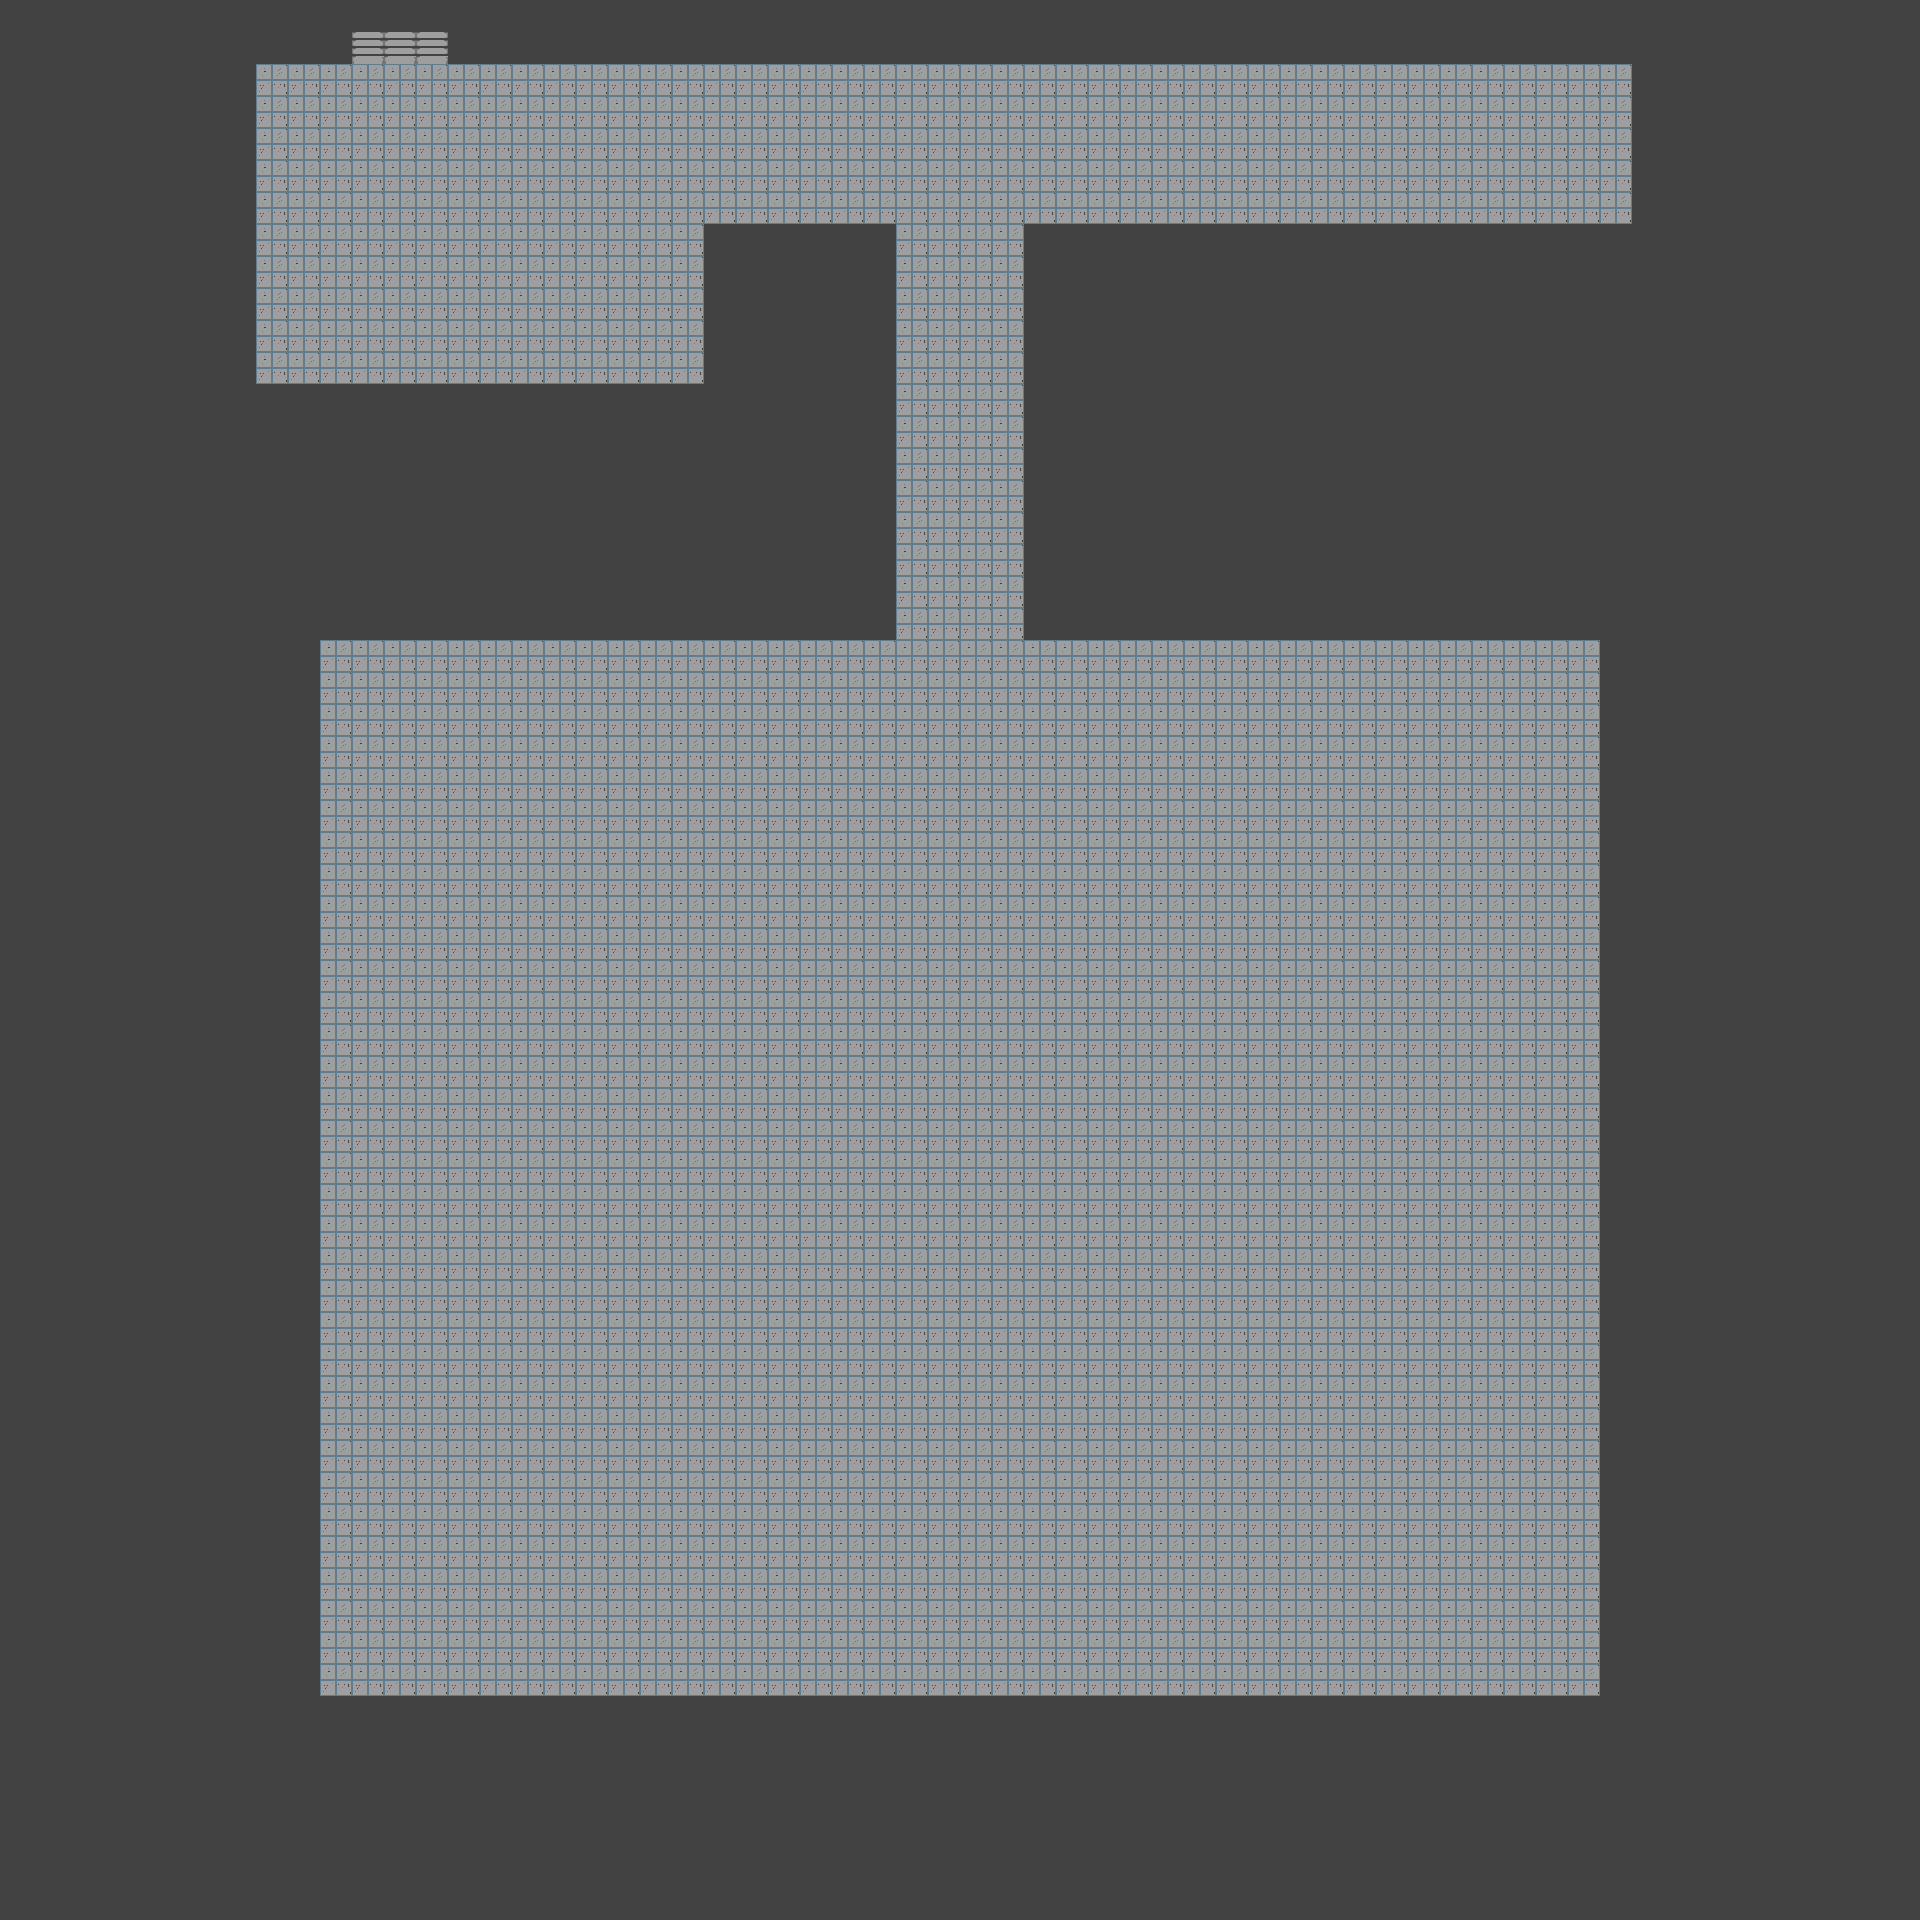

Below is a game level as drawn by its tile map, then a one-line description and the .tmx file that defines it, in full:
An orthogonal 60x60 tile map with 32x32 px tiles, 1 tile layer (Tile Layer 1).

<map version="1.9" tiledversion="1.9.2" orientation="orthogonal" renderorder="right-down" width="60" height="60" tilewidth="32" tileheight="32" infinite="0" nextlayerid="2" nextobjectid="1">
 <editorsettings>
  <export target="tomb_L4.csv" format="csv" />
 </editorsettings>
 <tileset firstgid="1" source="tomb_inside.tsx" />
 <layer id="1" name="Tile Layer 1" width="60" height="60">
  <data encoding="csv">
7,7,7,7,7,7,7,7,7,7,7,7,7,7,7,7,7,7,7,7,7,7,7,7,7,7,7,7,7,7,7,7,7,7,7,7,7,7,7,7,7,7,7,7,7,7,7,7,7,7,7,7,7,7,7,7,7,7,7,7,
7,7,7,7,7,7,7,7,7,7,7,2,2,2,7,7,7,7,7,7,7,7,7,7,7,7,7,7,7,7,7,7,7,7,7,7,7,7,7,7,7,7,7,7,7,7,7,7,7,7,7,7,7,7,7,7,7,7,7,7,
7,7,7,7,7,7,7,7,1,1,1,1,1,1,1,1,1,1,1,1,1,1,1,1,1,1,1,1,1,1,1,1,1,1,1,1,1,1,1,1,1,1,1,1,1,1,1,1,1,1,1,7,7,7,7,7,7,7,7,7,
7,7,7,7,7,7,7,7,1,1,1,1,1,1,1,1,1,1,1,1,1,1,1,1,1,1,1,1,1,1,1,1,1,1,1,1,1,1,1,1,1,1,1,1,1,1,1,1,1,1,1,7,7,7,7,7,7,7,7,7,
7,7,7,7,7,7,7,7,1,1,1,1,1,1,1,1,1,1,1,1,1,1,1,1,1,1,1,1,1,1,1,1,1,1,1,1,1,1,1,1,1,1,1,1,1,1,1,1,1,1,1,7,7,7,7,7,7,7,7,7,
7,7,7,7,7,7,7,7,1,1,1,1,1,1,1,1,1,1,1,1,1,1,1,1,1,1,1,1,1,1,1,1,1,1,1,1,1,1,1,1,1,1,1,1,1,1,1,1,1,1,1,7,7,7,7,7,7,7,7,7,
7,7,7,7,7,7,7,7,1,1,1,1,1,1,1,1,1,1,1,1,1,1,1,1,1,1,1,1,1,1,1,1,1,1,1,1,1,1,1,1,1,1,1,1,1,1,1,1,1,1,1,7,7,7,7,7,7,7,7,7,
7,7,7,7,7,7,7,7,1,1,1,1,1,1,1,1,1,1,1,1,1,1,7,7,7,7,7,7,1,1,1,1,7,7,7,7,7,7,7,7,7,7,7,7,7,7,7,7,7,7,7,7,7,7,7,7,7,7,7,7,
7,7,7,7,7,7,7,7,1,1,1,1,1,1,1,1,1,1,1,1,1,1,7,7,7,7,7,7,1,1,1,1,7,7,7,7,7,7,7,7,7,7,7,7,7,7,7,7,7,7,7,7,7,7,7,7,7,7,7,7,
7,7,7,7,7,7,7,7,1,1,1,1,1,1,1,1,1,1,1,1,1,1,7,7,7,7,7,7,1,1,1,1,7,7,7,7,7,7,7,7,7,7,7,7,7,7,7,7,7,7,7,7,7,7,7,7,7,7,7,7,
7,7,7,7,7,7,7,7,1,1,1,1,1,1,1,1,1,1,1,1,1,1,7,7,7,7,7,7,1,1,1,1,7,7,7,7,7,7,7,7,7,7,7,7,7,7,7,7,7,7,7,7,7,7,7,7,7,7,7,7,
7,7,7,7,7,7,7,7,1,1,1,1,1,1,1,1,1,1,1,1,1,1,7,7,7,7,7,7,1,1,1,1,7,7,7,7,7,7,7,7,7,7,7,7,7,7,7,7,7,7,7,7,7,7,7,7,7,7,7,7,
7,7,7,7,7,7,7,7,7,7,7,7,7,7,7,7,7,7,7,7,7,7,7,7,7,7,7,7,1,1,1,1,7,7,7,7,7,7,7,7,7,7,7,7,7,7,7,7,7,7,7,7,7,7,7,7,7,7,7,7,
7,7,7,7,7,7,7,7,7,7,7,7,7,7,7,7,7,7,7,7,7,7,7,7,7,7,7,7,1,1,1,1,7,7,7,7,7,7,7,7,7,7,7,7,7,7,7,7,7,7,7,7,7,7,7,7,7,7,7,7,
7,7,7,7,7,7,7,7,7,7,7,7,7,7,7,7,7,7,7,7,7,7,7,7,7,7,7,7,1,1,1,1,7,7,7,7,7,7,7,7,7,7,7,7,7,7,7,7,7,7,7,7,7,7,7,7,7,7,7,7,
7,7,7,7,7,7,7,7,7,7,7,7,7,7,7,7,7,7,7,7,7,7,7,7,7,7,7,7,1,1,1,1,7,7,7,7,7,7,7,7,7,7,7,7,7,7,7,7,7,7,7,7,7,7,7,7,7,7,7,7,
7,7,7,7,7,7,7,7,7,7,7,7,7,7,7,7,7,7,7,7,7,7,7,7,7,7,7,7,1,1,1,1,7,7,7,7,7,7,7,7,7,7,7,7,7,7,7,7,7,7,7,7,7,7,7,7,7,7,7,7,
7,7,7,7,7,7,7,7,7,7,7,7,7,7,7,7,7,7,7,7,7,7,7,7,7,7,7,7,1,1,1,1,7,7,7,7,7,7,7,7,7,7,7,7,7,7,7,7,7,7,7,7,7,7,7,7,7,7,7,7,
7,7,7,7,7,7,7,7,7,7,7,7,7,7,7,7,7,7,7,7,7,7,7,7,7,7,7,7,1,1,1,1,7,7,7,7,7,7,7,7,7,7,7,7,7,7,7,7,7,7,7,7,7,7,7,7,7,7,7,7,
7,7,7,7,7,7,7,7,7,7,7,7,7,7,7,7,7,7,7,7,7,7,7,7,7,7,7,7,1,1,1,1,7,7,7,7,7,7,7,7,7,7,7,7,7,7,7,7,7,7,7,7,7,7,7,7,7,7,7,7,
7,7,7,7,7,7,7,7,7,7,1,1,1,1,1,1,1,1,1,1,1,1,1,1,1,1,1,1,1,1,1,1,1,1,1,1,1,1,1,1,1,1,1,1,1,1,1,1,1,1,7,7,7,7,7,7,7,7,7,7,
7,7,7,7,7,7,7,7,7,7,1,1,1,1,1,1,1,1,1,1,1,1,1,1,1,1,1,1,1,1,1,1,1,1,1,1,1,1,1,1,1,1,1,1,1,1,1,1,1,1,7,7,7,7,7,7,7,7,7,7,
7,7,7,7,7,7,7,7,7,7,1,1,1,1,1,1,1,1,1,1,1,1,1,1,1,1,1,1,1,1,1,1,1,1,1,1,1,1,1,1,1,1,1,1,1,1,1,1,1,1,7,7,7,7,7,7,7,7,7,7,
7,7,7,7,7,7,7,7,7,7,1,1,1,1,1,1,1,1,1,1,1,1,1,1,1,1,1,1,1,1,1,1,1,1,1,1,1,1,1,1,1,1,1,1,1,1,1,1,1,1,7,7,7,7,7,7,7,7,7,7,
7,7,7,7,7,7,7,7,7,7,1,1,1,1,1,1,1,1,1,1,1,1,1,1,1,1,1,1,1,1,1,1,1,1,1,1,1,1,1,1,1,1,1,1,1,1,1,1,1,1,7,7,7,7,7,7,7,7,7,7,
7,7,7,7,7,7,7,7,7,7,1,1,1,1,1,1,1,1,1,1,1,1,1,1,1,1,1,1,1,1,1,1,1,1,1,1,1,1,1,1,1,1,1,1,1,1,1,1,1,1,7,7,7,7,7,7,7,7,7,7,
7,7,7,7,7,7,7,7,7,7,1,1,1,1,1,1,1,1,1,1,1,1,1,1,1,1,1,1,1,1,1,1,1,1,1,1,1,1,1,1,1,1,1,1,1,1,1,1,1,1,7,7,7,7,7,7,7,7,7,7,
7,7,7,7,7,7,7,7,7,7,1,1,1,1,1,1,1,1,1,1,1,1,1,1,1,1,1,1,1,1,1,1,1,1,1,1,1,1,1,1,1,1,1,1,1,1,1,1,1,1,7,7,7,7,7,7,7,7,7,7,
7,7,7,7,7,7,7,7,7,7,1,1,1,1,1,1,1,1,1,1,1,1,1,1,1,1,1,1,1,1,1,1,1,1,1,1,1,1,1,1,1,1,1,1,1,1,1,1,1,1,7,7,7,7,7,7,7,7,7,7,
7,7,7,7,7,7,7,7,7,7,1,1,1,1,1,1,1,1,1,1,1,1,1,1,1,1,1,1,1,1,1,1,1,1,1,1,1,1,1,1,1,1,1,1,1,1,1,1,1,1,7,7,7,7,7,7,7,7,7,7,
7,7,7,7,7,7,7,7,7,7,1,1,1,1,1,1,1,1,1,1,1,1,1,1,1,1,1,1,1,1,1,1,1,1,1,1,1,1,1,1,1,1,1,1,1,1,1,1,1,1,7,7,7,7,7,7,7,7,7,7,
7,7,7,7,7,7,7,7,7,7,1,1,1,1,1,1,1,1,1,1,1,1,1,1,1,1,1,1,1,1,1,1,1,1,1,1,1,1,1,1,1,1,1,1,1,1,1,1,1,1,7,7,7,7,7,7,7,7,7,7,
7,7,7,7,7,7,7,7,7,7,1,1,1,1,1,1,1,1,1,1,1,1,1,1,1,1,1,1,1,1,1,1,1,1,1,1,1,1,1,1,1,1,1,1,1,1,1,1,1,1,7,7,7,7,7,7,7,7,7,7,
7,7,7,7,7,7,7,7,7,7,1,1,1,1,1,1,1,1,1,1,1,1,1,1,1,1,1,1,1,1,1,1,1,1,1,1,1,1,1,1,1,1,1,1,1,1,1,1,1,1,7,7,7,7,7,7,7,7,7,7,
7,7,7,7,7,7,7,7,7,7,1,1,1,1,1,1,1,1,1,1,1,1,1,1,1,1,1,1,1,1,1,1,1,1,1,1,1,1,1,1,1,1,1,1,1,1,1,1,1,1,7,7,7,7,7,7,7,7,7,7,
7,7,7,7,7,7,7,7,7,7,1,1,1,1,1,1,1,1,1,1,1,1,1,1,1,1,1,1,1,1,1,1,1,1,1,1,1,1,1,1,1,1,1,1,1,1,1,1,1,1,7,7,7,7,7,7,7,7,7,7,
7,7,7,7,7,7,7,7,7,7,1,1,1,1,1,1,1,1,1,1,1,1,1,1,1,1,1,1,1,1,1,1,1,1,1,1,1,1,1,1,1,1,1,1,1,1,1,1,1,1,7,7,7,7,7,7,7,7,7,7,
7,7,7,7,7,7,7,7,7,7,1,1,1,1,1,1,1,1,1,1,1,1,1,1,1,1,1,1,1,1,1,1,1,1,1,1,1,1,1,1,1,1,1,1,1,1,1,1,1,1,7,7,7,7,7,7,7,7,7,7,
7,7,7,7,7,7,7,7,7,7,1,1,1,1,1,1,1,1,1,1,1,1,1,1,1,1,1,1,1,1,1,1,1,1,1,1,1,1,1,1,1,1,1,1,1,1,1,1,1,1,7,7,7,7,7,7,7,7,7,7,
7,7,7,7,7,7,7,7,7,7,1,1,1,1,1,1,1,1,1,1,1,1,1,1,1,1,1,1,1,1,1,1,1,1,1,1,1,1,1,1,1,1,1,1,1,1,1,1,1,1,7,7,7,7,7,7,7,7,7,7,
7,7,7,7,7,7,7,7,7,7,1,1,1,1,1,1,1,1,1,1,1,1,1,1,1,1,1,1,1,1,1,1,1,1,1,1,1,1,1,1,1,1,1,1,1,1,1,1,1,1,7,7,7,7,7,7,7,7,7,7,
7,7,7,7,7,7,7,7,7,7,1,1,1,1,1,1,1,1,1,1,1,1,1,1,1,1,1,1,1,1,1,1,1,1,1,1,1,1,1,1,1,1,1,1,1,1,1,1,1,1,7,7,7,7,7,7,7,7,7,7,
7,7,7,7,7,7,7,7,7,7,1,1,1,1,1,1,1,1,1,1,1,1,1,1,1,1,1,1,1,1,1,1,1,1,1,1,1,1,1,1,1,1,1,1,1,1,1,1,1,1,7,7,7,7,7,7,7,7,7,7,
7,7,7,7,7,7,7,7,7,7,1,1,1,1,1,1,1,1,1,1,1,1,1,1,1,1,1,1,1,1,1,1,1,1,1,1,1,1,1,1,1,1,1,1,1,1,1,1,1,1,7,7,7,7,7,7,7,7,7,7,
7,7,7,7,7,7,7,7,7,7,1,1,1,1,1,1,1,1,1,1,1,1,1,1,1,1,1,1,1,1,1,1,1,1,1,1,1,1,1,1,1,1,1,1,1,1,1,1,1,1,7,7,7,7,7,7,7,7,7,7,
7,7,7,7,7,7,7,7,7,7,1,1,1,1,1,1,1,1,1,1,1,1,1,1,1,1,1,1,1,1,1,1,1,1,1,1,1,1,1,1,1,1,1,1,1,1,1,1,1,1,7,7,7,7,7,7,7,7,7,7,
7,7,7,7,7,7,7,7,7,7,1,1,1,1,1,1,1,1,1,1,1,1,1,1,1,1,1,1,1,1,1,1,1,1,1,1,1,1,1,1,1,1,1,1,1,1,1,1,1,1,7,7,7,7,7,7,7,7,7,7,
7,7,7,7,7,7,7,7,7,7,1,1,1,1,1,1,1,1,1,1,1,1,1,1,1,1,1,1,1,1,1,1,1,1,1,1,1,1,1,1,1,1,1,1,1,1,1,1,1,1,7,7,7,7,7,7,7,7,7,7,
7,7,7,7,7,7,7,7,7,7,1,1,1,1,1,1,1,1,1,1,1,1,1,1,1,1,1,1,1,1,1,1,1,1,1,1,1,1,1,1,1,1,1,1,1,1,1,1,1,1,7,7,7,7,7,7,7,7,7,7,
7,7,7,7,7,7,7,7,7,7,1,1,1,1,1,1,1,1,1,1,1,1,1,1,1,1,1,1,1,1,1,1,1,1,1,1,1,1,1,1,1,1,1,1,1,1,1,1,1,1,7,7,7,7,7,7,7,7,7,7,
7,7,7,7,7,7,7,7,7,7,1,1,1,1,1,1,1,1,1,1,1,1,1,1,1,1,1,1,1,1,1,1,1,1,1,1,1,1,1,1,1,1,1,1,1,1,1,1,1,1,7,7,7,7,7,7,7,7,7,7,
7,7,7,7,7,7,7,7,7,7,1,1,1,1,1,1,1,1,1,1,1,1,1,1,1,1,1,1,1,1,1,1,1,1,1,1,1,1,1,1,1,1,1,1,1,1,1,1,1,1,7,7,7,7,7,7,7,7,7,7,
7,7,7,7,7,7,7,7,7,7,1,1,1,1,1,1,1,1,1,1,1,1,1,1,1,1,1,1,1,1,1,1,1,1,1,1,1,1,1,1,1,1,1,1,1,1,1,1,1,1,7,7,7,7,7,7,7,7,7,7,
7,7,7,7,7,7,7,7,7,7,7,7,7,7,7,7,7,7,7,7,7,7,7,7,7,7,7,7,7,7,7,7,7,7,7,7,7,7,7,7,7,7,7,7,7,7,7,7,7,7,7,7,7,7,7,7,7,7,7,7,
7,7,7,7,7,7,7,7,7,7,7,7,7,7,7,7,7,7,7,7,7,7,7,7,7,7,7,7,7,7,7,7,7,7,7,7,7,7,7,7,7,7,7,7,7,7,7,7,7,7,7,7,7,7,7,7,7,7,7,7,
7,7,7,7,7,7,7,7,7,7,7,7,7,7,7,7,7,7,7,7,7,7,7,7,7,7,7,7,7,7,7,7,7,7,7,7,7,7,7,7,7,7,7,7,7,7,7,7,7,7,7,7,7,7,7,7,7,7,7,7,
7,7,7,7,7,7,7,7,7,7,7,7,7,7,7,7,7,7,7,7,7,7,7,7,7,7,7,7,7,7,7,7,7,7,7,7,7,7,7,7,7,7,7,7,7,7,7,7,7,7,7,7,7,7,7,7,7,7,7,7,
7,7,7,7,7,7,7,7,7,7,7,7,7,7,7,7,7,7,7,7,7,7,7,7,7,7,7,7,7,7,7,7,7,7,7,7,7,7,7,7,7,7,7,7,7,7,7,7,7,7,7,7,7,7,7,7,7,7,7,7,
7,7,7,7,7,7,7,7,7,7,7,7,7,7,7,7,7,7,7,7,7,7,7,7,7,7,7,7,7,7,7,7,7,7,7,7,7,7,7,7,7,7,7,7,7,7,7,7,7,7,7,7,7,7,7,7,7,7,7,7,
7,7,7,7,7,7,7,7,7,7,7,7,7,7,7,7,7,7,7,7,7,7,7,7,7,7,7,7,7,7,7,7,7,7,7,7,7,7,7,7,7,7,7,7,7,7,7,7,7,7,7,7,7,7,7,7,7,7,7,7
</data>
 </layer>
</map>